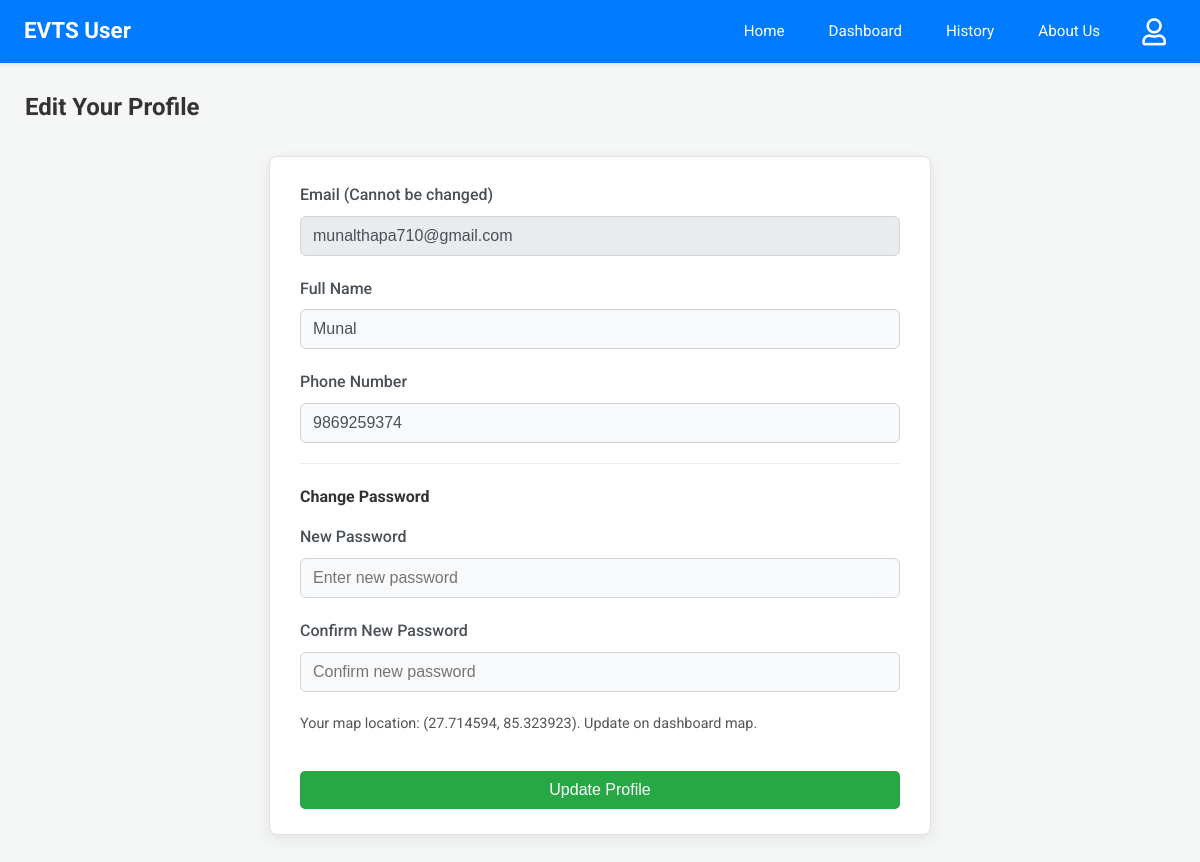
/edit-user-profile (signed in), run on an earlier commit of the app's database.
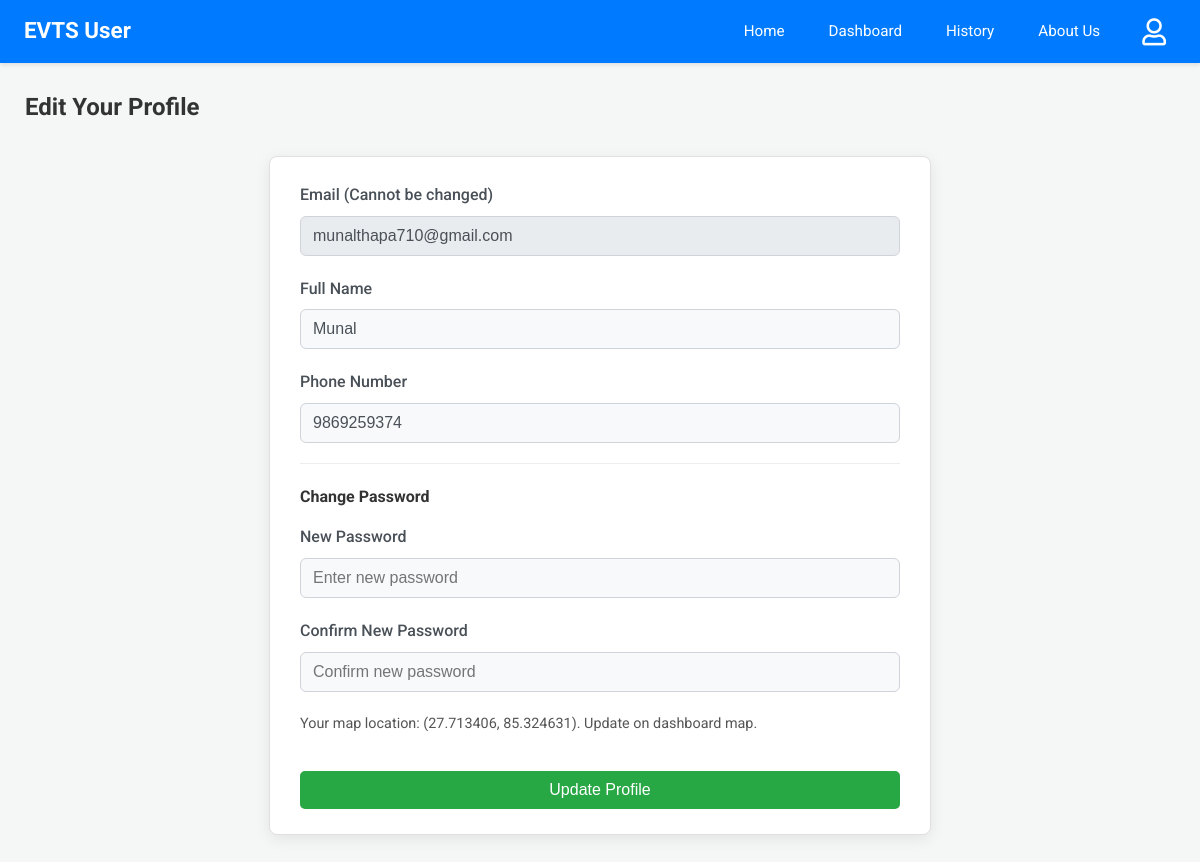
And on a later commit of the database.
### app.py (models this page shows)
class User(db.Model):
    email = db.Column(db.String(120), primary_key=True)
    name = db.Column(db.String(100))
    phone = db.Column(db.String(15))
    password = db.Column(db.String(256)) # Increased length for hash
    latitude = db.Column(db.Float, nullable=True)
    longitude = db.Column(db.Float, nullable=True)

### app.py (the view, shortened to what this page needs)
@app.route('/edit-user-profile', methods=['GET', 'POST'])
@login_required_user
def edit_user_profile():
    user = User.query.get(session['user'])
    if not user:
        flash('User not found.', 'error')
        return redirect(url_for('login'))
    response = make_response(render_template('edit_user_profile.html', user=user, title="Edit Your Profile"))
    return add_no_cache_to_response(response)

### app.py (called while the page is built)
def login_required_user(f):
    @wraps(f)
    def decorated_function(*args, **kwargs):
        if 'user' not in session:
            return redirect(url_for('login', next=request.url))
        return f(*args, **kwargs)
    return decorated_function

def add_no_cache_to_response(response):
    response.headers["Cache-Control"] = "no-cache, no-store, must-revalidate, public, max-age=0"
    response.headers["Pragma"] = "no-cache"
    response.headers["Expires"] = "0"
    return response

### templates/edit_user_profile.html (shortened to what this page needs)
{% extends 'user_base.html' %}
{% block content %}
<h2>Edit Your Profile</h2>
<form method="POST" action="{{ url_for('edit_user_profile') }}" class="profile-edit-form">
    <div class="form-group">
        <label for="email">Email (Cannot be changed)</label>
        <input type="email" id="email" name="email" value="{{ user.email }}" class="form-control" readonly>
    </div>
    <div class="form-group">
        <label for="name">Full Name</label>
        <input type="text" id="name" name="name" value="{{ user.name }}" class="form-control" required>
    </div>
    <div class="form-group">
        <label for="phone">Phone Number</label>
        <input type="tel" id="phone" name="phone" value="{{ user.phone }}" class="form-control" required>
    </div>
    <hr style="margin: 20px 0;">
    <h4 style="margin-bottom:15px;">Change Password</h4>
    <div class="form-group">
        <label for="new_password">New Password</label>
        <input type="password" id="new_password" name="new_password" class="form-control" placeholder="Enter new password">
    </div>
    <div class="form-group">
        <label for="confirm_password">Confirm New Password</label>
        <input type="password" id="confirm_password" name="confirm_password" class="form-control" placeholder="Confirm new password">
    </div>
    {% if user.latitude and user.longitude %}
    <p style="font-size:0.9em; color:#555;">Your map location: ({{ user.latitude|round(6) }}, {{ user.longitude|round(6) }}). Update on dashboard map.</p>
    {% else %}
    <p style="font-size:0.9em; color:#dc3545;">Map location not set. Set on dashboard.</p>
    {% endif %}
    <button type="submit" class="button-style btn-confirm" style="margin-top: 20px; width: 100%;">Update Profile</button>
</form>
{% endblock %}

### templates/user_base.html (shortened to what this page needs)
<!DOCTYPE html>
<html>
<head>
    <link rel="stylesheet" href="{{ url_for('static', filename='css/dashboard_styles.css') }}">
    <link rel="stylesheet" href="https://cdnjs.cloudflare.com/ajax/libs/font-awesome/5.15.4/css/all.min.css" />
</head>
<body>
    <nav class="navbar user-navbar">
        <a href="{{ url_for('user_home') }}" class="nav-brand">EVTS User</a>
        <div class="nav-links">
            <a href="{{ url_for('user_home') }}">Home</a>
            <a href="{{ url_for('user_dashboard') }}">Dashboard</a>
            <a href="{{ url_for('user_history') }}">History</a>
            <a href="{{ url_for('user_about') }}">About Us</a>
        </div>
        <div class="navbar-profile">
            <span class="profile-image-clickable" onclick="toggleProfileDropdown('userProfileDropdown')">
                <i class="far fa-user"></i>
            </span>
        </div>
    </nav>
    <div class="dashboard-content">
        {% block content %}{% endblock %}
    </div>
</body>
</html>

### static/css/dashboard_styles.css (style rules this page uses)
body { font-family: 'Roboto', 'Segoe UI', Tahoma, Geneva, Verdana, sans-serif; margin: 0; background-color: #f4f7f6; color: #333; line-height: 1.6; }
nav.navbar { padding: 0.7rem 1.5rem; color: white; box-shadow: 0 2px 4px rgba(0, 0, 0, 0.1); display: flex; align-items: center; position: relative; z-index: 1001; }
nav.navbar .nav-brand { font-size: 1.4em; font-weight: bold; color: white; text-decoration: none; }
nav.navbar .nav-links { display: flex; align-items: center; margin-left: auto; }
nav.navbar .nav-links a { color: white; margin-left: 20px; text-decoration: none; padding: 8px 12px; border-radius: 4px; transition: background-color 0.2s ease-in-out; font-size: 0.95em; }
nav.user-navbar { background-color: #007bff; }
.dashboard-content { padding: 25px; max-width: 1200px; margin: 0 auto; }
.dashboard-content h2, .dashboard-content h3, .dashboard-content h4 { color: #333; margin-top: 0; }
.dashboard-content p { margin-bottom: 1rem; }
button, .button-style { background-color: #007bff; color: white; padding: 10px 18px; border: none; border-radius: 5px; cursor: pointer; font-size: 1em; transition: background-color 0.2s ease, box-shadow 0.2s ease; text-decoration: none; display: inline-block; text-align: center; }
button.btn-confirm, .button-style.btn-confirm { background-color: #28a745; }
.profile-edit-form { max-width: 600px; margin: 30px auto; padding: 25px 30px; background-color: #ffffff; border-radius: 8px; box-shadow: 0 4px 15px rgba(0,0,0,0.08); border: 1px solid #e0e0e0; }
.profile-edit-form .form-group { margin-bottom: 20px; }
.profile-edit-form label { display: block; margin-bottom: 8px; font-weight: 500; color: #495057; }
.profile-edit-form .form-control { width: 100%; padding: 10px 12px; border: 1px solid #ced4da; border-radius: 6px; box-sizing: border-box; font-size: 1em; color: #495057; background-color: #f8f9fa; }
.profile-edit-form .form-control[readonly] { background-color: #e9ecef; cursor: not-allowed; }
.profile-edit-form hr { margin-top: 25px; margin-bottom: 25px; border: 0; border-top: 1px solid #eee; }
.navbar-profile { position: relative; display: flex; align-items: center; margin-left: 20px; }
.profile-image-clickable { cursor: pointer; padding: 6px 10px; border-radius: 50%; transition: background-color 0.2s ease; display: inline-flex; align-items: center; justify-content: center; }
nav.navbar .navbar-profile .profile-image-clickable i.fas, nav.navbar .navbar-profile .profile-image-clickable i.far { font-size: 1.7em !important; line-height: 1 !important; color: #FFFFFF !important; background: none !important; -webkit-font-smoothing: antialiased; -moz-osx-font-smoothing: grayscale; text-shadow: none !important; }
nav.navbar .navbar-profile .profile-image-clickable i.fas::before, nav.navbar .navbar-profile .profile-image-clickable i.far::before { color: #FFFFFF !important; background: none !important; }

What changed in the data, as far as the page shows it:
changed User "munalthapa710@gmail.com": latitude "27.714594" → "27.713406"; longitude "85.323923" → "85.324631"
